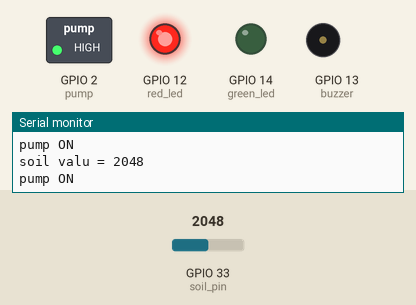
Simulated run of this sketch. Board: ESP32. Parts: switched loads named in the sketch (green lamp = pin HIGH), output pins drawn as LEDs (lit = HIGH), buzzer (waves = sounding, pin HIGH), the last lines printed to the serial monitor. Inputs (shaded band) come from the test bench; at power-on: GPIO 33 (soil_pin) = 2048.

Above: at 2.3 s.
2.4 s: GPIO 33 (soil_pin) set to 1941
At 3.0 s:
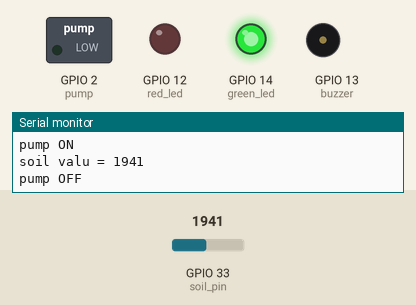
4.0 s: GPIO 33 (soil_pin) set to 2040
At 4.8 s:
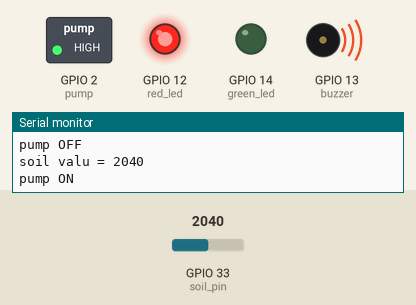
6.5 s: GPIO 33 (soil_pin) set to 1960
At 7.3 s:
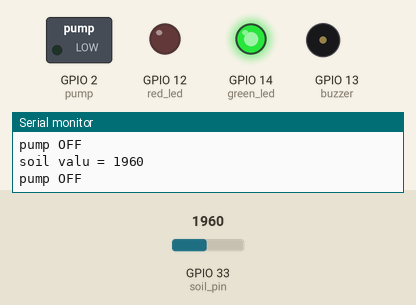
Timing chart, 0 to 9.5 s (numbered marks = the images above; inputs shaded):
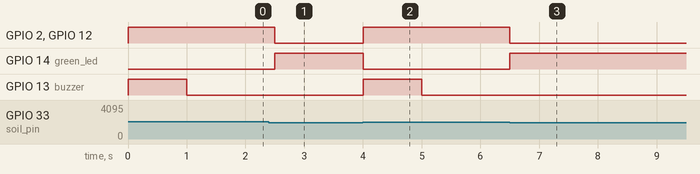

The sketch:

automatic_plant_water_monitor.ino
```cpp
/* Project Name -> automatic plant Water monitoring system.
---------------------------------------------------------------------
work flow ->
. sensore reading
. decisition making
. actuator control
---------------------------------------------------------------------
Equipments -> ESP32(Microcontroller), soil motion sensore, water pump, green led, red led, buzzer
*/
const int soil_pin = 33;        // soil sensore to esp32 pin number.
const int pump = 2;             // pump pin number
const int green_led = 14;       // green led pin number
const int red_led = 12;         // red led pin number
const int buzzer = 13;          // buzzer pin number

int buzzerPlayed = 0;           // starting time buzzer LOW condition dacler

void setup(){
  Serial.begin(115200);         // Serial monitor setup

  // pump led buzzer condition dacler
  pinMode(pump, OUTPUT);
  pinMode(green_led, OUTPUT);
  pinMode(red_led, OUTPUT);
  pinMode(buzzer, OUTPUT);
}

void loop(){
  int sensoreValu = analogRead(soil_pin);      // Read the value from the soil moisture sensor

  Serial.print("soil valu = ");                // valu prient
  Serial.println(sensoreValu);                 // main variable

  if (sensoreValu >= 2000) {                   // Check if the sensor value is greater than or equal to 2000
    digitalWrite(pump, HIGH);                  // turn on the pump
    Serial.println("pump ON");                 // pump on to serial monitor
    digitalWrite(red_led, HIGH);               // red led on
    digitalWrite(green_led, LOW);              // green led off

    if (buzzerPlayed == 0) {                   // Play the buzzer only once when the condition becomes true
      // Turn ON the buzzer for 1 second
      digitalWrite(buzzer, HIGH);
      delay(1000);
      digitalWrite(buzzer, LOW);
      // Mark that the buzzer has already played
      buzzerPlayed = 1;
    }

  }
  else {
    digitalWrite(pump, LOW);                 // turn off the water pump
    Serial.println("pump OFF");
    digitalWrite(red_led, LOW);              // Turn OFF the red LED
    digitalWrite(green_led, HIGH);           // and turn ON the green LED

    buzzerPlayed = 0;
  }

  delay(500);               // Wait for 500 milliseconds before the next loop
}
```

Measured:
- the behaviour switches between 2000 and 1999 on GPIO 33 (soil_pin) (found by bisection; images 0 and 1)
- after the input at 2.4 s, GPIO 2 (pump), GPIO 12 (red_led): HIGH → LOW after 0.10 s; GPIO 14 (green_led): LOW → HIGH after 0.10 s
- after the input at 4.0 s, GPIO 2 (pump), GPIO 12 (red_led): LOW → HIGH at once; GPIO 14 (green_led): HIGH → LOW at once; GPIO 13 (buzzer): LOW → HIGH at once, → LOW 1.0 s later
- after the input at 6.5 s, GPIO 2 (pump), GPIO 12 (red_led): HIGH → LOW at once; GPIO 14 (green_led): LOW → HIGH at once
